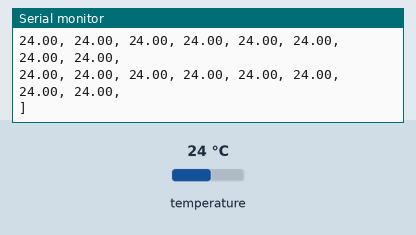
A program run on a simulated ESP32-S3. Parts: the last lines printed to the serial monitor. Inputs (shaded band) come from the test bench; at power-on: temperature 24 °C.

Above: at 1.2 s.
1.3 s: temperature set to 12 °C
At 1.9 s:
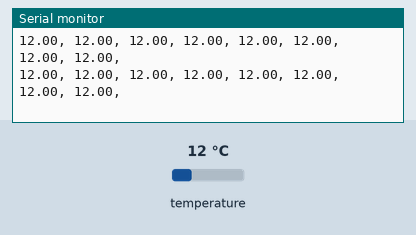
4.3 s: temperature set to 19 °C
At 4.8 s:
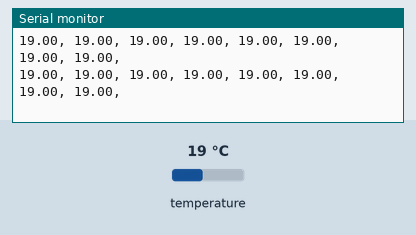
Timing chart, 0 to 7.3 s (numbered marks = the images above; inputs shaded):
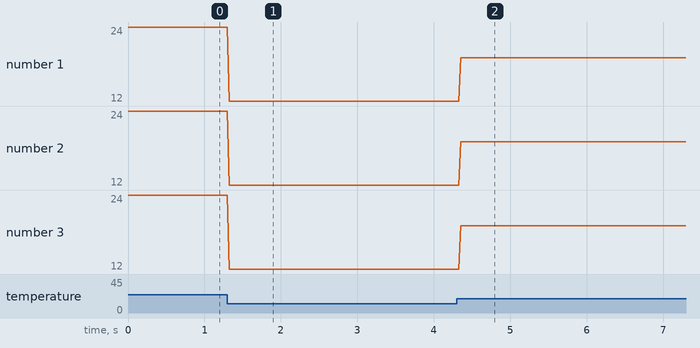

The program:

main.cpp
```cpp
#include <Arduino.h>
#include <Wire.h>
#include <Adafruit_AMG88xx.h>

// I2C pins ESP32-S3
#define I2C_SDA 8
#define I2C_SCL 9

// Create an instance of the AMG88xx class
Adafruit_AMG88xx amg;

float pixels[AMG88xx_PIXEL_ARRAY_SIZE];

// put function declarations here:
int myFunction(int, int);

void setup() {
  Serial.begin(115200);
  // Initialize I2C with specified SDA and SCL pins
  Wire.begin(I2C_SDA, I2C_SCL);
  Serial.println(F("AMG8866 Test"));
  bool status;
  // default settings
  status = amg.begin();
  if (!status) {
    Serial.println("Could not find a valid AMG88xx sensor, check wiring!");
    while (1);
  }
  Serial.println(F("AMG8866 connected!"));
}

void loop() {
  amg.readPixels(pixels);
  Serial.print("[");
  for (int i = 0; i < AMG88xx_PIXEL_ARRAY_SIZE; i++) {
    Serial.print(pixels[i]);
    Serial.print(", ");
    if ((i + 1) % 8 == 0) Serial.println();
  }
  Serial.println("]");
  Serial.println();
  delay(15);
}

// put function definitions here:
int myFunction(int x, int y) {
  return x + y;
}
```

Measured:
- after the input at 1.3 s, the serial monitor: prints a new line at once (image 1)
- after the input at 4.3 s, the serial monitor: prints a new line after 0.05 s (image 2)
- plotted number 1: 24 → 12 after the input at 1.3 s, 12 → 19 after the input at 4.3 s
- plotted number 2: 24 → 12 after the input at 1.3 s, 12 → 19 after the input at 4.3 s
- plotted number 3: 24 → 12 after the input at 1.3 s, 12 → 19 after the input at 4.3 s
